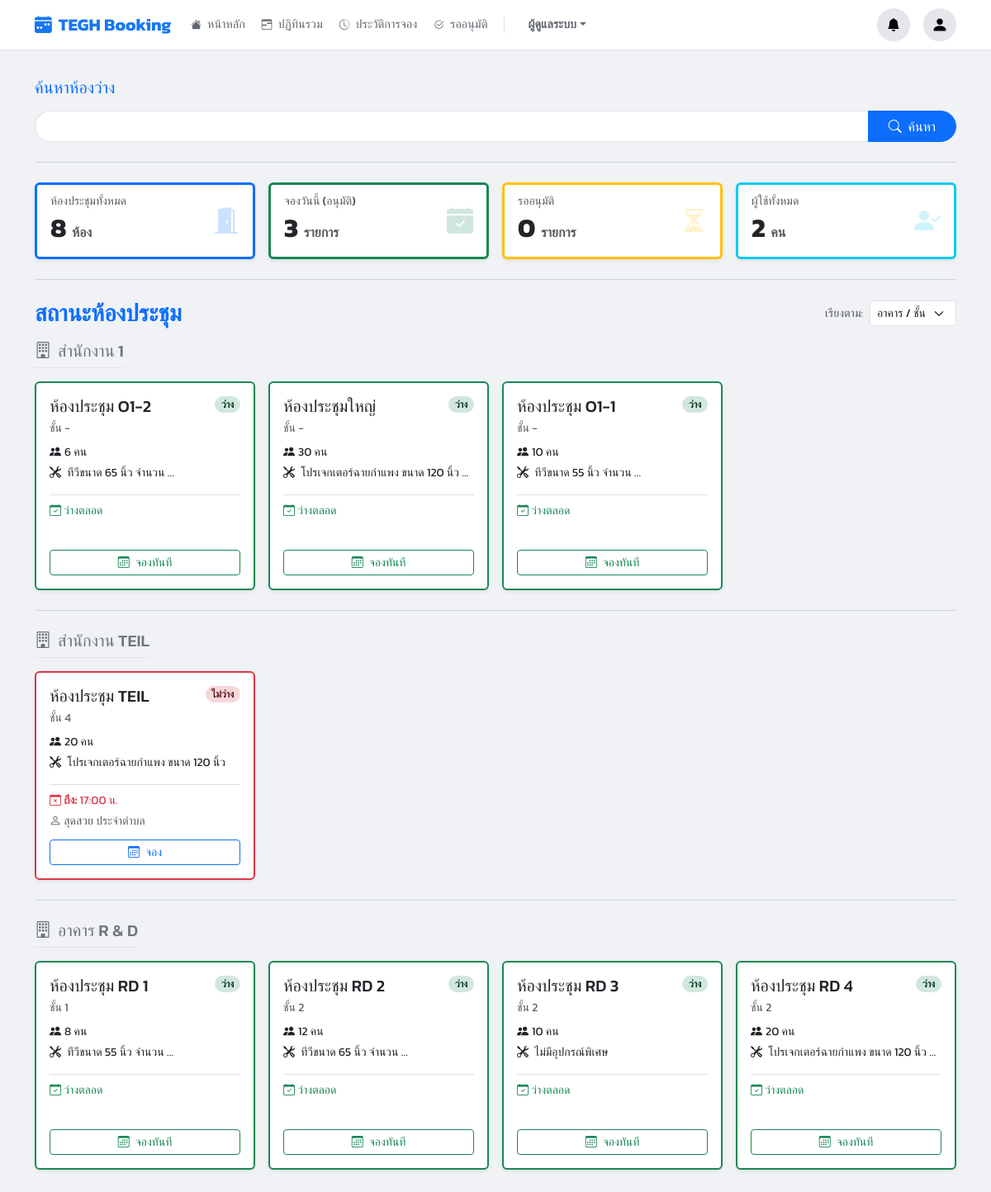
The app's page / (signed in) with its own data.
### booking/models.py (models this page shows, shortened)
class Room(models.Model):
    name = models.CharField(max_length=100, verbose_name="ชื่อห้องประชุม")
    building = models.CharField(max_length=100, blank=True, null=True, verbose_name="อาคาร/ตึก")
    floor = models.CharField(max_length=50, blank=True, null=True, verbose_name="ชั้น")
    location = models.CharField(max_length=255, blank=True, null=True, verbose_name="สถานที่ตั้ง")
    capacity = models.PositiveIntegerField(default=1, verbose_name="ความจุ (คน)")
    equipment_in_room = models.TextField(blank=True, null=True, help_text="ระบุอุปกรณ์ถาวรในห้อง", verbose_name="อุปกรณ์ถาวรในห้อง")
    image = models.ImageField(upload_to='room_images/', blank=True, null=True, verbose_name="รูปภาพห้อง")
    approver = models.ForeignKey(User, on_delete=models.SET_NULL, null=True, blank=True, related_name='approvable_rooms', verbose_name="ผู้อนุมัติ")
    is_maintenance = models.BooleanField(default=False, verbose_name="สถานะปิดปรับปรุง")
    maintenance_start = models.DateTimeField(null=True, blank=True, verbose_name="เริ่มปิดปรับปรุง")
    maintenance_end = models.DateTimeField(null=True, blank=True, verbose_name="สิ้นสุดปิดปรับปรุง")
    requires_approval = models.BooleanField(default=False, verbose_name="ต้องรออนุมัติ")
    line_notify_token = models.CharField(max_length=50, blank=True, null=True, verbose_name="Line Notify Token")
    teams_webhook_url = models.TextField(blank=True, null=True, verbose_name="Teams Webhook URL")
    @property
    def is_currently_under_maintenance(self):
        now = timezone.now()
        if self.is_maintenance and (not self.maintenance_start or not self.maintenance_end):
            return True
        if self.maintenance_start and self.maintenance_end:
            if self.maintenance_start <= now <= self.maintenance_end:
                return True
        return False

class Booking(models.Model):
    user = models.ForeignKey(User, on_delete=models.SET_NULL, null=True, related_name='bookings')
    room = models.ForeignKey(Room, on_delete=models.CASCADE, related_name='bookings')
    title = models.CharField(max_length=200)
    start_time = models.DateTimeField()
    end_time = models.DateTimeField()
    chairman = models.CharField(max_length=200, blank=True, null=True)
    department = models.CharField(max_length=200, blank=True, null=True)
    participant_count = models.PositiveIntegerField(default=1)
    participants = models.ManyToManyField(User, related_name='participating_in', blank=True)
    is_user_seen = models.BooleanField(default=False, verbose_name="ผู้จองรับทราบแล้ว")
    equipments = models.ManyToManyField(Equipment, blank=True, related_name='bookings', verbose_name="อุปกรณ์ที่ขอเพิ่ม")
    presentation_file = models.FileField(upload_to='presentations/', blank=True, null=True)
    description = models.TextField(blank=True, null=True)
    additional_requests = models.TextField(blank=True, null=True)
    additional_notes = models.TextField(blank=True, null=True)
    STATUS_CHOICES = [
        ('PENDING', 'รออนุมัติ'),
        ('APPROVED', 'อนุมัติแล้ว'),
        ('REJECTED', 'ไม่อนุมัติ'),
        ('CANCELLED', 'ยกเลิกแล้ว'),
    ]
    status = models.CharField(max_length=10, choices=STATUS_CHOICES, default='PENDING')
    created_at = models.DateTimeField(auto_now_add=True)
    updated_at = models.DateTimeField(auto_now=True)
    parent_booking = models.ForeignKey('self', on_delete=models.CASCADE, null=True, blank=True, related_name='child_bookings')
    recurrence_rule = models.CharField(max_length=20, blank=True, null=True)
    outlook_event_id = models.CharField(max_length=255, blank=True, null=True)

### booking/views.py (the view)
# urls.py: path('', views.dashboard_view, name='home'),
@login_required
def dashboard_view(request):
    now = timezone.now()
    sort_by = request.GET.get('sort', 'floor')
    all_rooms = Room.objects.all()
    active_bookings = Booking.objects.filter(
        start_time__lte=now,
        end_time__gt=now,
        status__in=['APPROVED', 'PENDING']
    ).select_related('user', 'room')
    room_booking_map = {b.room_id: b for b in active_bookings}
    rooms_processed = []
    buildings = defaultdict(list)
    for r in all_rooms:
        current_booking = room_booking_map.get(r.id)
        r.current_booking_info = current_booking
        r.is_maintenance = r.is_currently_under_maintenance
        if r.is_maintenance:
            r.status, r.status_class = 'ปิดปรับปรุง', 'bg-secondary text-white'
        elif current_booking:
            if current_booking.status == 'PENDING':
                r.status, r.status_class = 'รออนุมัติ', 'bg-warning text-dark'
            else:
                r.status, r.status_class = 'ไม่ว่าง', 'bg-danger text-white'
        else:
            r.status, r.status_class = 'ว่าง', 'bg-success text-white'
        rooms_processed.append(r)
    if sort_by == 'status':
        status_priority = {'ว่าง': 0, 'รออนุมัติ': 1, 'ไม่ว่าง': 2, 'ปิดปรับปรุง': 3}
        rooms_processed.sort(key=lambda x: status_priority.get(x.status, 99))
    elif sort_by == 'capacity':
        rooms_processed.sort(key=lambda x: x.capacity, reverse=True)
    elif sort_by == 'name':
        rooms_processed.sort(key=lambda x: x.name)
    else:
        rooms_processed.sort(key=lambda x: (x.building or '', str(x.floor or ''), x.name))
    for r in rooms_processed:
        buildings[r.building or "อาคารทั่วไป"].append(r)
    summary = {
        'total_rooms': all_rooms.count(),
        'today_bookings': Booking.objects.filter(start_time__date=now.date(), status='APPROVED').count(),
        'pending_approvals': Booking.objects.filter(status='PENDING').count(),
        'total_users_count': User.objects.count()
    }
    ctx = get_base_context(request)
    ctx.update({
        'buildings': dict(buildings),
        'summary_cards': summary,
        'current_sort': sort_by
    })
    return render(request, 'pages/dashboard.html', ctx)

### booking/views.py (called while the page is built)
def is_admin(user):
    return user.is_authenticated and (user.is_superuser or user.is_staff or user.groups.filter(name='Admin').exists())

def is_approver_or_admin(user):
    return user.is_authenticated and (user.is_superuser or user.is_staff or user.groups.filter(name__in=['Approver', 'Admin']).exists())

### templates/pages/dashboard.html (shortened to what this page needs)
{% extends 'base.html' %}
{% load static %}
{% block content %}
<div class="container-fluid px-0">
    <div class="row mb-3">
        <div class="col-12">
            <form action="{% url 'smart_search' %}" method="get">
                <label for="smartSearchInput" class="form-label h5 fw-bold text-primary"><h5>ค้นหาห้องว่าง</h5></label>
                <div class="input-group ">
                    <input type="text" class="form-control rounded-start-pill border-end-0"
                           name="q" id="smartSearchInput"
                           placeholder=""
                           value="{{ query_text|default:'' }}">
                    <button class="btn btn-primary rounded-end-pill px-4" type="submit">
                        <i class="bi bi-search me-1"></i> <span class="d-none d-sm-inline">ค้นหา</span>
                    </button>
                </div>
            </form>
        </div>
    </div>
    <hr class="section-divider">
    <div class="row g-3 mb-4">
        <div class="col-12 col-sm-6 col-xl-3">
            <div class="card kpi-card border-start border-primary border-3 shadow-sm h-100">
                <div class="card-body d-flex justify-content-between align-items-center">
                    <div>
                        <h6 class="card-subtitle text-muted mb-1 small">ห้องประชุมทั้งหมด</h6>
                        <h2 class="card-title fw-bold mb-0">{{ summary_cards.total_rooms }} <small class="text-muted fs-6">ห้อง</small></h2>
                    </div>
                    <i class="bi bi-door-open-fill kpi-icon text-primary"></i>
                </div>
            </div>
        </div>
        <div class="col-12 col-sm-6 col-xl-3">
            <div class="card kpi-card border-start border-success border-3 shadow-sm h-100">
                <div class="card-body d-flex justify-content-between align-items-center">
                    <div>
                        <h6 class="card-subtitle text-muted mb-1 small">จองวันนี้ (อนุมัติ)</h6>
                        <h2 class="card-title fw-bold mb-0">{{ summary_cards.today_bookings }} <small class="text-muted fs-6">รายการ</small></h2>
                    </div>
                     <i class="bi bi-calendar-check-fill kpi-icon text-success"></i>
                </div>
            </div>
        </div>
        <div class="col-12 col-sm-6 col-xl-3">
            <div class="card kpi-card border-start border-warning border-3 shadow-sm h-100">
                <div class="card-body d-flex justify-content-between align-items-center">
                    <div>
                        <h6 class="card-subtitle text-muted mb-1 small">รออนุมัติ</h6>
                        <h2 class="card-title fw-bold mb-0">{{ summary_cards.pending_approvals }} <small class="text-muted fs-6">รายการ</small></h2>
                    </div>
                     <i class="bi bi-hourglass-split kpi-icon text-warning"></i>
                </div>
            </div>
        </div>
        <div class="col-12 col-sm-6 col-xl-3">
            <div class="card kpi-card border-start border-info border-3 shadow-sm h-100">
                 <div class="card-body d-flex justify-content-between align-items-center">
                    <div>
                        <h6 class="card-subtitle text-muted mb-1 small">ผู้ใช้ทั้งหมด</h6>
                        <h2 class="card-title fw-bold mb-0">{{ summary_cards.total_users_count }} <small class="text-muted fs-6">คน</small></h2>
                    </div>
                     <i class="bi bi-person-check-fill kpi-icon text-info"></i>
                </div>
            </div>
        </div>
    </div>
    <hr class="section-divider">
    <div class="d-flex flex-wrap justify-content-between align-items-center mb-3 gap-2">
        <h2 class="mb-0 fw-bold text-primary fs-3">สถานะห้องประชุม</h2>
        <div class="d-flex align-items-center ms-auto">
            <label for="sortSelect" class="form-label me-2 mb-0 small text-muted text-nowrap">เรียงตาม:</label>
            <select class="form-select form-select-sm" id="sortSelect" style="width: auto;" onchange="window.location.href='?sort='+this.value">
                <option value="floor" {% if current_sort == 'floor' %}selected{% endif %}>อาคาร / ชั้น</option>
            </select>
        </div>
    </div>
    {% for building_name, rooms_in_building in buildings.items %}
        {% if not forloop.first %}
            <hr class="section-divider my-4">
        {% endif %}
        <div class="mb-4">
            <h5 class="mb-3 text-secondary border-bottom pb-2 d-inline-block"><i class="bi bi-building me-2"></i>{{ building_name }}</h5>
            <div class="row g-3 row-cols-1 row-cols-sm-2 row-cols-lg-3 row-cols-xl-4">
                {% for room in rooms_in_building %}
                <div class="col">
                    <div class="card room-card-hover border-start border-2
                        {% if room.is_maintenance %}border-secondary room-maintenance
                        {% elif room.status == 'ว่าง' %}border-success
                        {% else %}border-danger{% endif %} shadow-sm h-100">
                        <div class="card-body d-flex flex-column p-3">
                            <div class="d-flex justify-content-between align-items-start mb-2">
                                <h5 class="card-title mb-0 fs-5 text-truncate" title="{{ room.name }}">{{ room.name }}</h5>
                                {% if room.is_maintenance %}
                                   <span class="badge bg-secondary text-dark rounded-pill small">
                                        ปิดปรับปรุง
                                    </span>
                                {% else %}
                                    <span class="badge {% if room.status == 'ว่าง' %}bg-success-subtle text-success-emphasis{% else %}bg-danger-subtle text-danger-emphasis{% endif %} rounded-pill small">
                                        {{ room.status }}
                                    </span>
                                {% endif %}
                            </div>
                            <p class="card-subtitle mb-2 text-muted small">
                                ชั้น {{ room.floor|default:"-" }}
                            </p>
                            <p class="card-text small mb-1"><i class="bi bi-people-fill me-1"></i>{{ room.capacity }} คน</p>
                            <p class="card-text small mb-3 text-truncate">
                                <i class="bi bi-tools me-1"></i>
                                {{ room.equipment_in_room|truncatewords:4|default:"-" }}
                            </p>
                            <div class="mt-auto border-top pt-2">
                                {% if room.is_maintenance %}
                                    <p class="small mb-1 text-secondary">
                                        <i class="bi bi-tools"></i> **ไม่สามารถจองได้**
                                    </p>
                                    <button type="button" class="btn btn-sm btn-maintenance-alert mt-2 w-100"
                                            data-bs-toggle="modal"
                                            data-bs-target="#maintenanceAlertModal"
                                            data-room-name="{{ room.name }}">
                                        <i class="bi bi-calendar3-x me-1"></i> แจ้งเตือน
                                    </button>
                                {% elif room.current_booking_info %}
                                    <p class="small mb-1 text-danger text-truncate">
                                        <i class="bi bi-calendar-x"></i> <strong>ถึง:</strong> {{ room.current_booking_info.end_time|date:"H:i" }} น.
                                    </p>
                                    <p class="small mb-1 text-muted text-truncate" title="{{ room.current_booking_info.user.get_full_name|default:room.current_booking_info.user.username }}">
                                       <i class="bi bi-person"></i> {{ room.current_booking_info.user.get_full_name|default:room.current_booking_info.user.username }}
                                    </p>
                                    <a href="{% url 'room_calendar' room.id %}" class="btn btn-sm btn-outline-primary mt-2 w-100">
                                        <i class="bi bi-calendar3 me-1"></i> จอง
                                    </a>
                                {% else %}
                                    <p class="small mb-1 text-success"><i class="bi bi-calendar-check"></i> ว่างตลอด</p>
                                    <p class="small mb-1 text-muted">&nbsp;</p>
                                    <a href="{% url 'room_calendar' room.id %}" class="btn btn-sm btn-outline-success mt-2 w-100">
                                        <i class="bi bi-calendar3 me-1"></i> จองทันที
                                    </a>
                                {% endif %}
                            </div>
                        </div>
                    </div>
                </div>
                {% endfor %}
            </div>
        </div>
    {% empty %}
        <div class="alert alert-warning text-center">
            <i class="bi bi-exclamation-triangle-fill me-2"></i> ยังไม่มีห้องประชุมในระบบ
        </div>
    {% endfor %}
</div>
{% endblock %}

### templates/base.html (style rules this page uses)
body { background-color: #f0f2f5; font-family: 'Kanit', sans-serif; padding-top: 70px; }

### templates/pages/dashboard.html (style rules this page uses)
.kpi-card .card-body { padding: 1rem; }
.kpi-icon { font-size: 2rem; opacity: 0.2; }
.section-divider { margin-top: 1.5rem; margin-bottom: 1.5rem; border-color: #adb5bd; border-top-width: 1px; opacity: 0.5; }

### records on screen
Room: building "สำนักงาน 1", name "ห้องประชุม O1-2", status "ว่าง", floor "-", capacity "6", equipment_in_room "ทีวีขนาด 65 นิ้ว จำนวน …", is_maintenance False (drawn)
Room: name "ห้องประชุมใหญ่", status "ว่าง", floor "-", capacity "30", equipment_in_room "โปรเจกเตอร์ฉายกำแพง ขนาด 120 นิ้ว …", is_maintenance False (drawn)
Room: name "ห้องประชุม O1-1", status "ว่าง", floor "-", capacity "10", equipment_in_room "ทีวีขนาด 55 นิ้ว จำนวน …", is_maintenance False (drawn)
Room: building "สำนักงาน TEIL", name "ห้องประชุม TEIL", status "ไม่ว่าง", floor "4", capacity "20", equipment_in_room "โปรเจกเตอร์ฉายกำแพง ขนาด 120 นิ้ว", current_booking_info.end_time "17:00", current_booking_info.user.get_full_name "สุดสวย ประจำตำบล"
Room: building "อาคาร R & D", name "ห้องประชุม RD 1", status "ว่าง", floor "1", capacity "8", equipment_in_room "ทีวีขนาด 55 นิ้ว จำนวน …", is_maintenance False (drawn)
Room: name "ห้องประชุม RD 2", status "ว่าง", floor "2", capacity "12", equipment_in_room "ทีวีขนาด 65 นิ้ว จำนวน …", is_maintenance False (drawn)
Room: name "ห้องประชุม RD 3", status "ว่าง", floor "2", capacity "10", equipment_in_room "ไม่มีอุปกรณ์พิเศษ", is_maintenance False (drawn)
Room: name "ห้องประชุม RD 4", status "ว่าง", floor "2", capacity "20", equipment_in_room "โปรเจกเตอร์ฉายกำแพง ขนาด 120 นิ้ว …", is_maintenance False (drawn)

### other values on screen
{{ item.label }} "หน้าหลัก" "ปฏิทินรวม" "ประวัติการจอง" "รออนุมัติ"
{{ summary_cards.total_rooms }} "8"
{{ summary_cards.today_bookings }} "3"
{{ summary_cards.pending_approvals }} "0"
{{ summary_cards.total_users_count }} "2"
